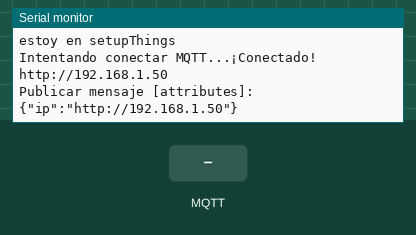
Recording of a sketch running on a simulated ESP32. On the bench: the last lines printed to the serial monitor. The test bench sets the inputs (shaded band). WiFi joins after 1.5 s; servers stay silent unless stated; no MQTT or app messages arrive unless stated; the camera gives no picture.

Above: at 3.0 s.
3.1 s: MQTT message "cancun31" arrives on the first subscribed topic
At 3.7 s:
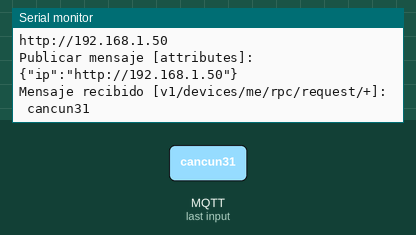
4.6 s: MQTT message "checkStatus" arrives on the first subscribed topic
At 5.8 s:
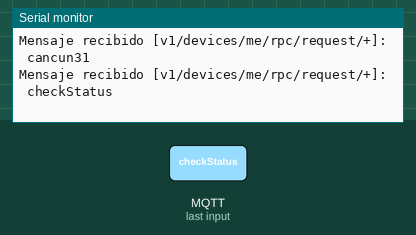
6.1 s: MQTT message "setLedStatus" arrives on the first subscribed topic
At 7.2 s:
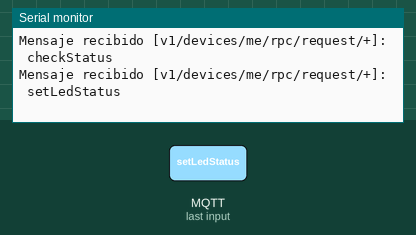
7.6 s: MQTT message "prenderCamara" arrives on the first subscribed topic
At 8.3 s:
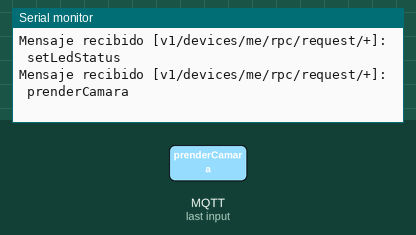
9.1 s: MQTT message "1" arrives on the first subscribed topic
At 9.4 s:
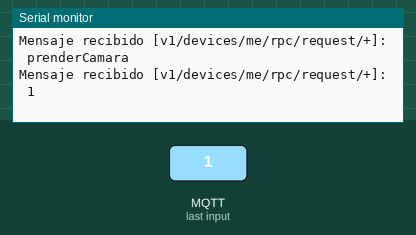
10.6 s: MQTT message "on" arrives on the first subscribed topic
At 11.8 s:
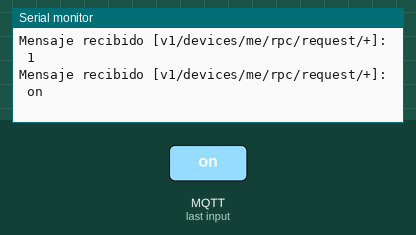

Measured:
- after the input at 3.1 s, the serial monitor: prints a new line at once (image 1)
- after the input at 4.6 s, the serial monitor: prints a new line at once (image 2)
- after the input at 6.1 s, the serial monitor: prints a new line at once (image 3)
- after the input at 7.6 s, the serial monitor: prints a new line at once (image 4)
- after the input at 9.1 s, the serial monitor: prints a new line at once (image 5)
- after the input at 10.6 s, the serial monitor: prints a new line at once (image 6)

The sketch:

Camara.ino
```cpp
#include "esp_camera.h"
#include <WiFi.h>
#include <PubSubClient.h>       // Biblioteca para generar la conexión MQTT con un servidor (Ej.: ThingsBoard)
#include <ArduinoJson.h>        // Biblioteca para manejar Json en Arduino
#include "mod_camara.cpp"


// Objetos de conexión
WiFiClient espClient;  // Objeto de conexión WiFi
PubSubClient client(espClient);  // Objeto de conexión MQTT
/*========= CONSTANTES =========*/ //----------------------------------------------------------------------------------------------------------------------

// Credenciales de la red WiFi
//const char* ssid = "HUAWEI-IoT";
//const char* password = "ORTWiFiIoT";
//const char* ssid = "TP-LINK_Wi-Fi";
//const char* password = "cancun31";


// Host de ThingsBoard
const char* mqtt_server = "demo.thingsboard.io";
const int mqtt_port = 1883;

// Token del dispositivo en ThingsBoard
const char* token = "4jGTQEvpwozCHwME91Mu";

// Tipo de sensor
const int analogInPin = A0;  // Analog input pin that the potentiometer is attached to
const int pinMotor = 2;


/*========= VARIABLES =========*/ //--------------------------------------------------------------------------------------------------------------------

// Declaración de variables para los datos a manipular
unsigned long lastMsg = 0;  // Control de tiempo de reporte
int msgPeriod = 2000;  // Actualizar los datos cada 2 segundos

// Mensajes y buffers
#define MSG_BUFFER_SIZE (50)
char msg[MSG_BUFFER_SIZE];
char msg2[MSG_BUFFER_SIZE];

// Objeto Json para recibir mensajes desde el servidor
DynamicJsonDocument incoming_message(256);
//
// WARNING!!! PSRAM IC required for UXGA resolution and high JPEG quality
//            Ensure ESP32 Wrover Module or other board with PSRAM is selected
//            Partial images will be transmitted if image exceeds buffer size
//

// Select camera model
//#define CAMERA_MODEL_WROVER_KIT // Has PSRAM
//#define CAMERA_MODEL_ESP_EYE // Has PSRAM
//#define CAMERA_MODEL_M5STACK_PSRAM // Has PSRAM
//#define CAMERA_MODEL_M5STACK_V2_PSRAM // M5Camera version B Has PSRAM
//#define CAMERA_MODEL_M5STACK_WIDE // Has PSRAM
//#define CAMERA_MODEL_M5STACK_ESP32CAM // No PSRAM
#define CAMERA_MODEL_AI_THINKER // Has PSRAM
//#define CAMERA_MODEL_TTGO_T_JOURNAL // No PSRAM

#include "camera_pins.h"
const char* ssid = "HUAWEI-IoT";
const char* password = "ORTWiFiIoT";
//const char* ssid = "Nico Valdes";
//const char* password = "11111111";
void startCameraServer();


// THINGSBOARD ------------------------------------------------------------------------------------------------------------------------------------------

void setupThings() {

  Serial.println("estoy en setupThings");
  // Conectividad
  client.setServer(mqtt_server, mqtt_port);  // Establecer los datos para la conexión MQTT
  client.setCallback(callback);  // Establecer la función del callback para la llegada de mensajes en tópicos suscriptos

  reconnect();

}

void callback(char* topic, byte* payload, unsigned int length) { //-----------------------------------------------------------------------------------------
  // Log en Monitor Serie
  Serial.print("Mensaje recibido [");
  Serial.print(topic);
  Serial.print("]: ");

  for (int i = 0; i < length; i++) {
    Serial.print((char)payload[i]);
  }
  Serial.println();

  // En el nombre del tópico agrega un identificador del mensaje que queremos extraer para responder solicitudes
  String _topic = String(topic);

  // Detectar de qué tópico viene el "mensaje"
  if (_topic.startsWith("v1/devices/me/rpc/request/")) {  // El servidor "me pide que haga algo" (RPC)
    // Obtener el número de solicitud (request number)
    String _request_id = _topic.substring(26);

    // Leer el objeto JSON (Utilizando ArduinoJson)
    deserializeJson(incoming_message, payload);  // Interpretar el cuerpo del mensaje como Json
    String metodo = incoming_message["method"];  // Obtener del objeto Json, el método RPC solicitado

    // Ejecutar una acción de acuerdo al método solicitado
    if (metodo == "checkStatus") {  // Chequear el estado del dispositivo. Se debe responder utilizando el mismo request_number

      char outTopic[128];
      ("v1/devices/me/rpc/response/" + _request_id).toCharArray(outTopic, 128);

      DynamicJsonDocument resp(256);
      resp["status"] = true;
      char buffer[256];
      serializeJson(resp, buffer);
      client.publish(outTopic, buffer);

    } else if (metodo == "setLedStatus") {  // Establecer el estado del led y reflejar en el atributo relacionado
    } else if(metodo == "prenderCamara"){
      boolean estado = incoming_message["params"];
      Serial.println(estado);
    }
  }
}

void reportarIP(String ip){
  // Publicar los datos en el tópico de telemetría para que el servidor los reciba
    DynamicJsonDocument resp(1024);

    resp["ip"] = ip;

    char buffer[1024];
    serializeJson(resp, buffer);
    client.publish("v1/devices/me/attributes", buffer);  // Publica el mensaje de telemetría
    Serial.print("Publicar mensaje [attributes]: ");
    Serial.println(buffer);
}


void reconnect() {

  // Bucle hasta lograr la conexión
  while (!client.connected()) {
    Serial.print("Intentando conectar MQTT...");
    if (client.connect("ESP8266", token, token)) {  //Nombre del Device y Token para conectarse
      Serial.println("¡Conectado!");

      // Una vez conectado, suscribirse al tópico para recibir solicitudes RPC
      client.subscribe("v1/devices/me/rpc/request/+");

    } else {
      Serial.print("Error, rc = ");
      Serial.print(client.state());

      // Esperar 5 segundos antes de reintentar
      Serial.println("Reintenar en 5 segundos...");
      delay(5000);
    }
  }
}


void setup() {
  Serial.begin(115200);
  Serial.setDebugOutput(true);
  Serial.println();

  camera_config_t config;
  config.ledc_channel = LEDC_CHANNEL_0;
  config.ledc_timer = LEDC_TIMER_0;
  config.pin_d0 = Y2_GPIO_NUM;
  config.pin_d1 = Y3_GPIO_NUM;
  config.pin_d2 = Y4_GPIO_NUM;
  config.pin_d3 = Y5_GPIO_NUM;
  config.pin_d4 = Y6_GPIO_NUM;
  config.pin_d5 = Y7_GPIO_NUM;
  config.pin_d6 = Y8_GPIO_NUM;
  config.pin_d7 = Y9_GPIO_NUM;
  config.pin_xclk = XCLK_GPIO_NUM;
  config.pin_pclk = PCLK_GPIO_NUM;
  config.pin_vsync = VSYNC_GPIO_NUM;
  config.pin_href = HREF_GPIO_NUM;
  config.pin_sscb_sda = SIOD_GPIO_NUM;
  config.pin_sscb_scl = SIOC_GPIO_NUM;
  config.pin_pwdn = PWDN_GPIO_NUM;
  config.pin_reset = RESET_GPIO_NUM;
  config.xclk_freq_hz = 20000000;
  config.pixel_format = PIXFORMAT_JPEG;

  // if PSRAM IC present, init with UXGA resolution and higher JPEG quality
  //                      for larger pre-allocated frame buffer.
  if(psramFound()){
    config.frame_size = FRAMESIZE_UXGA;
    config.jpeg_quality = 10;
    config.fb_count = 2;
  } else {
    config.frame_size = FRAMESIZE_SVGA;
    config.jpeg_quality = 12;
    config.fb_count = 1;
  }

#if defined(CAMERA_MODEL_ESP_EYE)
  pinMode(13, INPUT_PULLUP);
  pinMode(14, INPUT_PULLUP);
#endif

  // camera init
  esp_err_t err = esp_camera_init(&config);
  if (err != ESP_OK) {
    Serial.printf("Camera init failed with error 0x%x", err);
    return;
  }

  sensor_t * s = esp_camera_sensor_get();
  // initial sensors are flipped vertically and colors are a bit saturated
  if (s->id.PID == OV3660_PID) {
    s->set_vflip(s, 1); // flip it back
    s->set_brightness(s, 1); // up the brightness just a bit
    s->set_saturation(s, -2); // lower the saturation
  }
  // drop down frame size for higher initial frame rate
  s->set_framesize(s, FRAMESIZE_QVGA);

#if defined(CAMERA_MODEL_M5STACK_WIDE) || defined(CAMERA_MODEL_M5STACK_ESP32CAM)
  s->set_vflip(s, 1);
  s->set_hmirror(s, 1);
#endif

  WiFi.begin(ssid, password);

  while (WiFi.status() != WL_CONNECTED) {
    delay(500);
    Serial.print(".");
  }
  Serial.println("");
  Serial.println("WiFi connected");

  startCameraServer();

  Serial.print("Camera Ready! Use 'http://");
  Serial.print(WiFi.localIP());
  Serial.println("' to connect");

  setupThings();
  String ip = "http://" + WiFi.localIP().toString();
  Serial.println(ip);
  reportarIP(ip);
}

void loop() {
  // === Conexión e intercambio de mensajes MQTT ===
  if (!client.connected()) {  // Controlar en cada ciclo la conexión con el servidor
    reconnect();  // Y recuperarla en caso de desconexión
  }
  client.loop();  // Controlar si hay mensajes entrantes o para enviar al servidor
}
```

mod_camara.cpp
```cpp
//#include <ESP8266WiFi.h>        // Biblioteca para generar la conexión a internet a través de WiFi
#include <PubSubClient.h>       // Biblioteca para generar la conexión MQTT con un servidor (Ej.: ThingsBoard)
#include <ArduinoJson.h>        // Biblioteca para manejar Json en Arduino


/*========= FUNCIONES =========*/ //----------------------------------------------------------------------------------------------------------------------------

// Inicializar la conexión WiFi -----------------------------------------------------------------------------------------------------------------------------
//void setup_wifi() {
//  delay(10);
//  Serial.println();
//  Serial.print("Conectando a: ");
//  Serial.println(ssid);

  //WiFi.mode(WIFI_STA);  // Declarar la ESP como STATION
  //WiFi.begin(ssid, password);

  //while (WiFi.status() != WL_CONNECTED) {
    //delay(500);
    //Serial.print(".");
 // }

  //randomSeed(micros());

  //Serial.println("");
  //Serial.println("¡Conectado!");
  //Serial.print("Dirección IP asignada: ");
  //Serial.println(WiFi.localIP());
//}

// Función de callback para recepción de mensajes MQTT (Tópicos a los que está suscrita la placa)
// Se llama cada vez que arriba un mensaje entrante (En este ejemplo la placa se suscribirá al tópico: v1/devices/me/rpc/request/+)


// Establecer y mantener la conexión con el servidor MQTT (En este caso de ThingsBoard) ----------------------------------------------------------------------
```

camera_pins.h
```cpp
#if defined(CAMERA_MODEL_WROVER_KIT)
#define PWDN_GPIO_NUM    -1
#define RESET_GPIO_NUM   -1
#define XCLK_GPIO_NUM    21
#define SIOD_GPIO_NUM    26
#define SIOC_GPIO_NUM    27

#define Y9_GPIO_NUM      35
#define Y8_GPIO_NUM      34
#define Y7_GPIO_NUM      39
#define Y6_GPIO_NUM      36
#define Y5_GPIO_NUM      19
#define Y4_GPIO_NUM      18
#define Y3_GPIO_NUM       5
#define Y2_GPIO_NUM       4
#define VSYNC_GPIO_NUM   25
#define HREF_GPIO_NUM    23
#define PCLK_GPIO_NUM    22

#elif defined(CAMERA_MODEL_ESP_EYE)
#define PWDN_GPIO_NUM    -1
#define RESET_GPIO_NUM   -1
#define XCLK_GPIO_NUM    4
#define SIOD_GPIO_NUM    18
#define SIOC_GPIO_NUM    23

#define Y9_GPIO_NUM      36
#define Y8_GPIO_NUM      37
#define Y7_GPIO_NUM      38
#define Y6_GPIO_NUM      39
#define Y5_GPIO_NUM      35
#define Y4_GPIO_NUM      14
#define Y3_GPIO_NUM      13
#define Y2_GPIO_NUM      34
#define VSYNC_GPIO_NUM   5
#define HREF_GPIO_NUM    27
#define PCLK_GPIO_NUM    25

#elif defined(CAMERA_MODEL_M5STACK_PSRAM)
#define PWDN_GPIO_NUM     -1
#define RESET_GPIO_NUM    15
#define XCLK_GPIO_NUM     27
#define SIOD_GPIO_NUM     25
#define SIOC_GPIO_NUM     23

#define Y9_GPIO_NUM       19
#define Y8_GPIO_NUM       36
#define Y7_GPIO_NUM       18
#define Y6_GPIO_NUM       39
#define Y5_GPIO_NUM        5
#define Y4_GPIO_NUM       34
#define Y3_GPIO_NUM       35
#define Y2_GPIO_NUM       32
#define VSYNC_GPIO_NUM    22
#define HREF_GPIO_NUM     26
#define PCLK_GPIO_NUM     21

#elif defined(CAMERA_MODEL_M5STACK_V2_PSRAM)
#define PWDN_GPIO_NUM     -1
#define RESET_GPIO_NUM    15
#define XCLK_GPIO_NUM     27
#define SIOD_GPIO_NUM     22
#define SIOC_GPIO_NUM     23

#define Y9_GPIO_NUM       19
#define Y8_GPIO_NUM       36
#define Y7_GPIO_NUM       18
#define Y6_GPIO_NUM       39
#define Y5_GPIO_NUM        5
#define Y4_GPIO_NUM       34
#define Y3_GPIO_NUM       35
#define Y2_GPIO_NUM       32
#define VSYNC_GPIO_NUM    25
#define HREF_GPIO_NUM     26
#define PCLK_GPIO_NUM     21

#elif defined(CAMERA_MODEL_M5STACK_WIDE)
#define PWDN_GPIO_NUM     -1
#define RESET_GPIO_NUM    15
#define XCLK_GPIO_NUM     27
#define SIOD_GPIO_NUM     22
#define SIOC_GPIO_NUM     23

#define Y9_GPIO_NUM       19
#define Y8_GPIO_NUM       36
#define Y7_GPIO_NUM       18
#define Y6_GPIO_NUM       39
#define Y5_GPIO_NUM        5
#define Y4_GPIO_NUM       34
#define Y3_GPIO_NUM       35
#define Y2_GPIO_NUM       32
#define VSYNC_GPIO_NUM    25
#define HREF_GPIO_NUM     26
#define PCLK_GPIO_NUM     21

#elif defined(CAMERA_MODEL_M5STACK_ESP32CAM)
#define PWDN_GPIO_NUM     -1
#define RESET_GPIO_NUM    15
#define XCLK_GPIO_NUM     27
#define SIOD_GPIO_NUM     25
#define SIOC_GPIO_NUM     23

#define Y9_GPIO_NUM       19
#define Y8_GPIO_NUM       36
#define Y7_GPIO_NUM       18
#define Y6_GPIO_NUM       39
#define Y5_GPIO_NUM        5
#define Y4_GPIO_NUM       34
#define Y3_GPIO_NUM       35
#define Y2_GPIO_NUM       17
#define VSYNC_GPIO_NUM    22
#define HREF_GPIO_NUM     26
#define PCLK_GPIO_NUM     21

#elif defined(CAMERA_MODEL_AI_THINKER)
#define PWDN_GPIO_NUM     32
#define RESET_GPIO_NUM    -1
#define XCLK_GPIO_NUM      0
#define SIOD_GPIO_NUM     26
#define SIOC_GPIO_NUM     27

#define Y9_GPIO_NUM       35
#define Y8_GPIO_NUM       34
#define Y7_GPIO_NUM       39
#define Y6_GPIO_NUM       36
#define Y5_GPIO_NUM       21
#define Y4_GPIO_NUM       19
#define Y3_GPIO_NUM       18
#define Y2_GPIO_NUM        5
#define VSYNC_GPIO_NUM    25
#define HREF_GPIO_NUM     23
#define PCLK_GPIO_NUM     22

#elif defined(CAMERA_MODEL_TTGO_T_JOURNAL)
#define PWDN_GPIO_NUM      0
#define RESET_GPIO_NUM    15
#define XCLK_GPIO_NUM     27
#define SIOD_GPIO_NUM     25
#define SIOC_GPIO_NUM     23

#define Y9_GPIO_NUM       19
#define Y8_GPIO_NUM       36
#define Y7_GPIO_NUM       18
#define Y6_GPIO_NUM       39
#define Y5_GPIO_NUM        5
#define Y4_GPIO_NUM       34
#define Y3_GPIO_NUM       35
#define Y2_GPIO_NUM       17
#define VSYNC_GPIO_NUM    22
#define HREF_GPIO_NUM     26
#define PCLK_GPIO_NUM     21

#else
#error "Camera model not selected"
#endif
```
